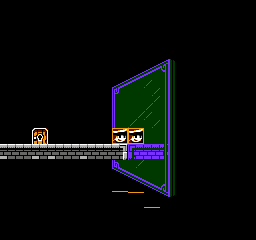

Tiled map render using the project's own tile images. Description and the whole map definition, tile-layer contents included, below:
An orthogonal 16x15 tile map with 16x16 px tiles, 2 tile layers (Background, Dynamics), 1 hidden layer not drawn and 1 object (view_area).

<map version="1.2" tiledversion="1.3.1" orientation="orthogonal" renderorder="right-down" compressionlevel="0" width="16" height="15" tilewidth="16" tileheight="16" infinite="0" nextlayerid="6" nextobjectid="8">
 <editorsettings>
  <export target="." format="json" />
 </editorsettings>
 <properties>
  <property name="BG_Palette_Override" type="int" value="1" />
  <property name="SPR_Palette_Override" type="int" value="1" />
 </properties>
 <tileset firstgid="1" source="nametable.tsx" />
 <imagelayer id="2" name="Guide" visible="0" offsetx="64" offsety="-80">
  <image source="map.png" width="1024" height="512" />
 </imagelayer>
 <layer id="1" name="Background" width="16" height="15">
  <data encoding="csv">
22,22,22,22,22,22,22,22,22,22,22,22,22,22,22,22,
22,22,22,22,22,22,22,22,22,22,22,22,22,22,22,22,
22,22,22,22,22,22,22,22,22,22,22,22,22,22,22,22,
22,22,22,22,22,22,22,22,22,93,96,22,22,22,22,22,
22,22,22,22,22,22,22,93,94,95,112,22,22,22,22,22,
22,22,22,22,22,22,22,109,110,87,84,22,22,22,22,22,
22,22,22,22,22,22,22,92,85,88,84,22,22,22,22,22,
22,22,22,22,22,22,22,92,88,87,84,22,22,22,22,22,
78,22,22,22,22,22,22,92,85,85,84,22,22,22,22,78,
44,2,44,44,2,44,2,3,59,60,111,78,78,78,78,78,
22,22,22,22,22,22,22,108,86,85,84,22,22,22,22,22,
22,22,22,22,22,22,22,106,89,90,91,22,22,22,22,22,
22,22,22,22,22,22,22,22,105,106,107,22,22,22,22,22,
22,22,22,22,22,22,22,22,22,22,22,22,22,22,22,22,
22,22,22,22,22,22,22,22,22,22,22,22,22,22,22,22
</data>
 </layer>
 <layer id="3" name="Dynamics" width="16" height="15">
  <data encoding="csv">
0,0,0,0,0,0,0,0,0,0,0,0,0,0,0,0,
0,0,0,0,0,0,0,0,0,0,0,0,0,0,0,0,
0,0,0,0,0,0,0,0,0,0,0,0,0,0,0,0,
0,0,0,0,0,0,0,0,0,0,0,0,0,0,0,0,
0,0,0,0,0,0,0,0,0,0,0,0,0,0,0,0,
0,0,0,0,0,0,0,0,0,0,0,0,0,0,0,0,
0,0,0,0,0,0,0,0,0,0,0,0,0,0,0,0,
0,0,0,0,0,0,0,0,0,0,0,0,0,0,0,0,
0,0,71,0,0,0,0,65,65,0,0,78,78,78,0,0,
0,0,0,0,0,0,0,0,0,0,0,0,0,0,0,0,
0,0,0,0,0,0,0,0,0,0,0,0,0,0,0,0,
0,0,0,0,0,0,0,0,0,0,0,0,0,0,0,0,
0,0,0,0,0,0,0,0,0,0,0,0,0,0,0,0,
0,0,0,0,0,0,0,0,0,0,0,0,0,0,0,0,
0,0,0,0,0,0,0,0,0,0,0,0,0,0,0,0
</data>
 </layer>
 <objectgroup id="5" name="Object Layer 1">
  <object id="2" name="Safe Area" type="view_area" x="16" y="32" width="224" height="192" />
 </objectgroup>
</map>
